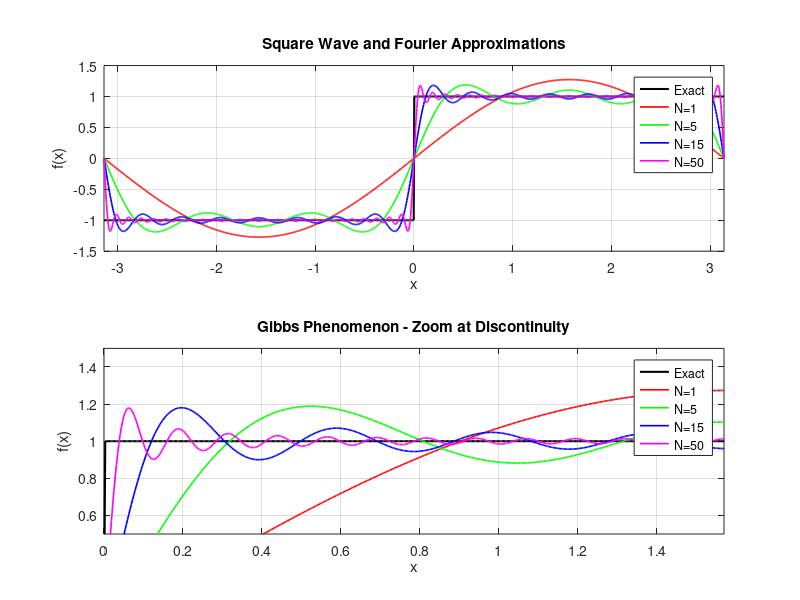

This figure's MATLAB source:
% filepath: /Users/bearxiong/Documents/ShanghaiTech/SI114_2025_spring/HW3/gibbs_phenomenon.m
% MATLAB code to demonstrate Gibbs phenomenon

clear all;
close all;

% Define the square wave function (period 2π, amplitude 1)
f = @(x) sign(sin(x));

% Create a fine grid for plotting
x = linspace(-pi, pi, 1000);
y_exact = f(x);

% Plot the exact function
figure('Position', [100, 100, 1000, 600]);
subplot(2, 1, 1);
plot(x, y_exact, 'k-', 'LineWidth', 1.5);
hold on;

% Compute Fourier series approximations with different numbers of terms
N_values = [1, 5, 15, 50];
colors = {'r-', 'g-', 'b-', 'm-'};

for i = 1:length(N_values)
    N = N_values(i);
    y_approx = zeros(size(x));
    
    % Compute the Fourier series approximation with N terms
    for n = 1:2:N
        y_approx = y_approx + (4/(n*pi))*sin(n*x);
    end
    
    % Plot the approximation
    plot(x, y_approx, colors{i}, 'LineWidth', 1.2);
end

title('Square Wave and Fourier Approximations');
xlabel('x');
ylabel('f(x)');
legend('Exact', 'N=1', 'N=5', 'N=15', 'N=50');
grid on;
xlim([-pi, pi]);
ylim([-1.5, 1.5]);

% Show a zoomed view of the Gibbs phenomenon
subplot(2, 1, 2);
x_zoom = linspace(0, pi/2, 500);
y_exact_zoom = f(x_zoom);
plot(x_zoom, y_exact_zoom, 'k-', 'LineWidth', 1.5);
hold on;

for i = 1:length(N_values)
    N = N_values(i);
    y_approx_zoom = zeros(size(x_zoom));
    
    % Compute the Fourier series approximation with N terms
    for n = 1:2:N
        y_approx_zoom = y_approx_zoom + (4/(n*pi))*sin(n*x_zoom);
    end
    
    % Plot the approximation
    plot(x_zoom, y_approx_zoom, colors{i}, 'LineWidth', 1.2);
end

title('Gibbs Phenomenon - Zoom at Discontinuity');
xlabel('x');
ylabel('f(x)');
legend('Exact', 'N=1', 'N=5', 'N=15', 'N=50');
grid on;
xlim([0, pi/2]);
ylim([0.5, 1.5]);

% Calculate and display the overshoot percentages
fprintf('Gibbs Phenomenon Overshoot Values:\n');
for i = 1:length(N_values)
    N = N_values(i);
    y_approx = zeros(size(x));
    
    for n = 1:2:N
        y_approx = y_approx + (4/(n*pi))*sin(n*x);
    end
    
    % Find maximum value (should be near discontinuity)
    max_val = max(y_approx);
    overshoot_percent = (max_val - 1) * 100;
    fprintf('N = %d: Maximum value = %.4f, Overshoot = %.2f%%\n', N, max_val, overshoot_percent);
end

% Theoretical asymptotic overshoot (approximately 9%)
fprintf('Theoretical asymptotic overshoot ≈ 9%% of jump height\n');